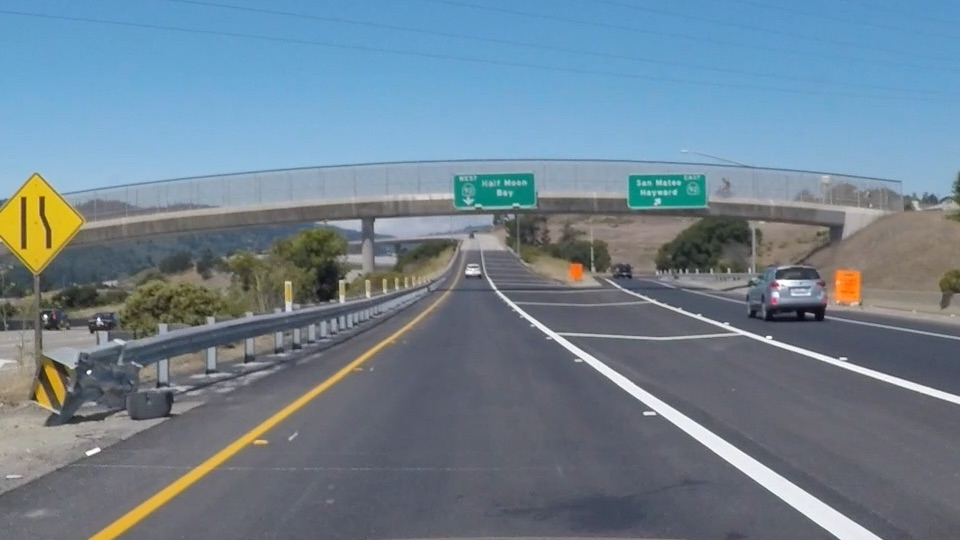
#> input picture cv-basics/exit-ramp.jpg, 960 x 540 px
$ python canny-edge-detect.py
#> lines starting #> are read from the running program, lines starting #| are printed output that depends on the picture; after the words box and inside, x2 and y2 are one past the last pixel; in counts of white or black regions, pixels touching at a corner belong together
import matplotlib.pyplot as plt
import matplotlib.image as mpimg
import numpy as np
import cv2  #bringing in OpenCV libraries


# Read the image and convert to grayscale
image = mpimg.imread('exit-ramp.jpg')
#> image is the input picture: shape (540, 960, 3); mean R, G, B 111.3, 130.2, 144.4
gray = cv2.cvtColor(image, cv2.COLOR_RGB2GRAY) #grayscale conversion
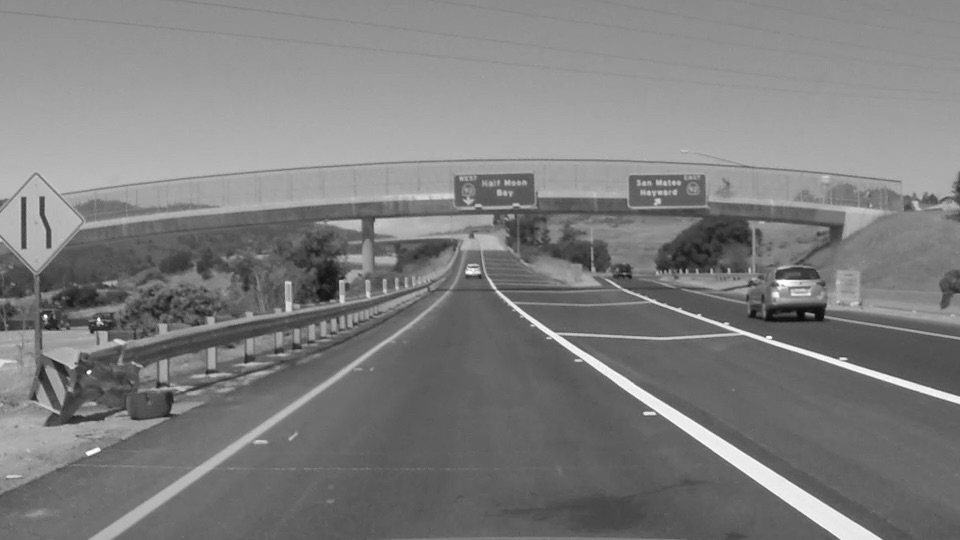
#> gray: shape (540, 960); min 7, max 255, mean 126.2


# Define a kernel size for Gaussian smoothing / blurring
# Note: this step is optional as cv2.Canny() applies a 5x5 Gaussian internally
kernel_size = 3
blur_gray = cv2.GaussianBlur(gray,(kernel_size, kernel_size), 0)


# Define parameters for Canny and run it
# NOTE: if you try running this code you might want to change these!
low_threshold = 90
high_threshold = 100
edges = cv2.Canny(gray, low_threshold, high_threshold)
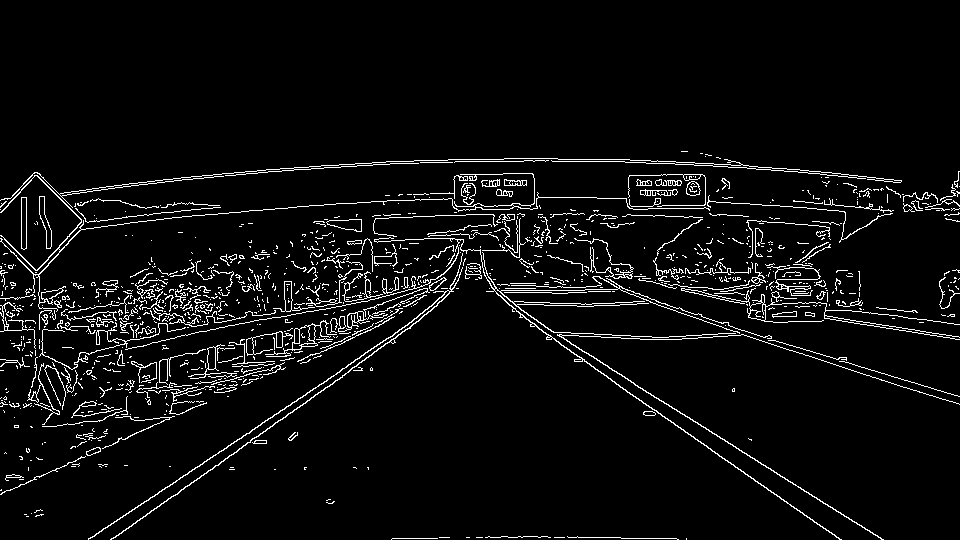
#> edges: shape (540, 960); 5% white in thin lines or dots, all inside (x1, y1, x2, y2) = (0, 151, 960, 540)


# Display images
fig, axes = plt.subplots(1, 3, figsize=(15, 5))

# Display Original Image
axes[0].imshow(image)
axes[0].set_title('Original Image')
axes[0].axis('off')

# Display Grayscale Image
axes[1].imshow(gray, cmap='gray')
axes[1].set_title('Grayscale')
axes[1].axis('off')

# Display Canny Edges
axes[2].imshow(edges, cmap='Greys_r')
axes[2].set_title('Canny Edges')
axes[2].axis('off')

# Render everything at once
plt.tight_layout()
plt.show()
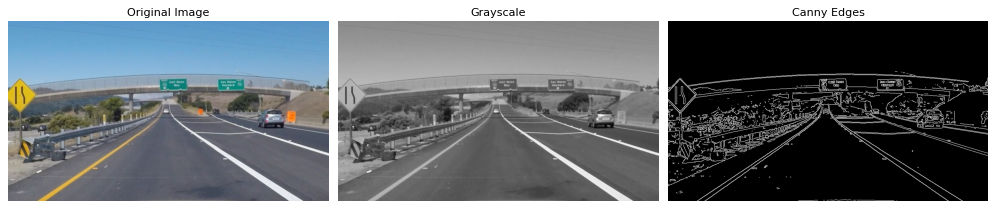
#> figure drawn by matplotlib, 3 panels
